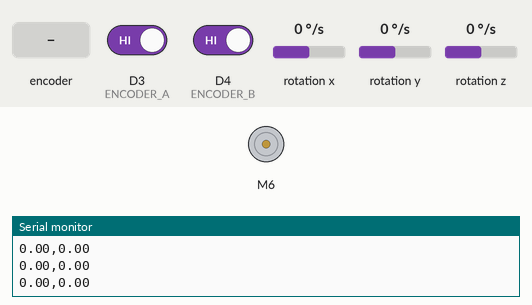
This sketch was run on a simulated Arduino Nano 33 BLE. On the bench: DC motor (green arrow = forward, orange = backward, longer = faster), the last lines printed to the serial monitor. The inputs (shaded band) are chosen by the test bench; at power-on: rotation z 0 °/s, D3 (ENCODER_A) HIGH, D4 (ENCODER_B) HIGH, rotation x 0 °/s, rotation y 0 °/s.

Above: at 1.2 s.
1.3 s: rotation z set to -192 °/s
At 4.1 s:
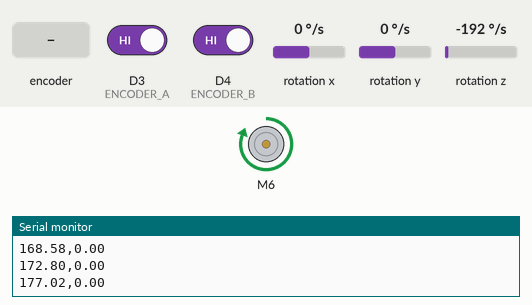
4.3 s: rotation z set to -100 °/s
At 5.93 s:
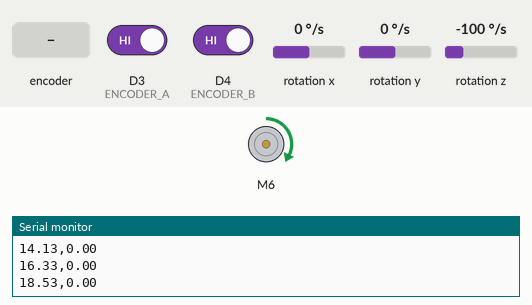
7.3 s: rotation z set to 100 °/s
At 10.2 s:
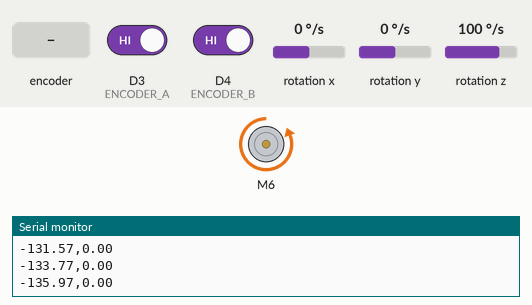
10.3 s: rotation z set to 192 °/s
13.3 s: rotary encoder on D3 (ENCODER_A) / D4 (ENCODER_B) turned 1 step (first pin leading)
Timing chart, 0 to 17.5 s (numbered marks = the images above; inputs shaded):
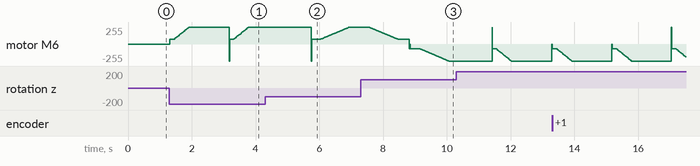

The sketch:

main2.ino
```cpp
/******************************************************************************
Gyroscope-Controlled Motor with PID Control
Simplified Serial Plotter Output: Target vs Current Rotation
******************************************************************************/

#include <SparkFun_TB6612.h>
#include "Arduino_BMI270_BMM150.h"

// Motor control pins
#define AIN1 6
#define AIN2 5
#define PWMA 8
#define STBY 7

// Encoder pins
#define ENCODER_A 3
#define ENCODER_B 4

// Encoder constants (341.2 PPR with 11x Hall resolution)
const float PPR = 341.2;
const float DEGREES_PER_PULSE = 360.0 / PPR;

// Encoder variables
volatile long encoderCount = 0;
bool lastEncA = 0;
bool lastEncB = 0;

// Control variables
float gyroZ = 0;           // Z-axis rotation rate in degrees/second
float targetAngle = 0;     // Target rotation angle (degrees)
float currentAngle = 0;    // Current rotation from encoder (degrees)
float pidError = 0;        // Error between target and current
float lastError = 0;       // Previous error for derivative
float integral = 0;        // Integral accumulator
float derivative = 0;      // Derivative term

// PID Gains
float Kp = 2.0;           // Proportional gain
float Ki = 0.05;          // Integral gain
float Kd = 0.1;           // Derivative gain

// Motor control
const int offsetA = 1;
int motorSpeed = 0;
const int MIN_SPEED = 70;
const int MAX_SPEED = 255;
const float INTEGRAL_LIMIT = 100.0;  // Anti-windup

// Timing
unsigned long lastLoopTime = 0;
float deltaTime = 0.01;    // 100Hz = 0.01s

// Plotting
unsigned long lastPlotTime = 0;
const unsigned long PLOT_INTERVAL_MS = 20;  // 50Hz plotting

Motor motor1 = Motor(AIN1, AIN2, PWMA, offsetA, STBY);

void setup() {
  Serial.begin(115200);
  while (!Serial);

  Serial.println("Gyro-Controlled Motor - Target vs Current Angle");
  Serial.println("===============================================");

  if (!IMU.begin()) {
    Serial.println("Failed to initialise IMU!");
    while (1);
  }

  Serial.print("Gyroscope sample rate = ");
  Serial.print(IMU.gyroscopeSampleRate());
  Serial.println(" Hz");

  // Setup encoder pins
  pinMode(ENCODER_A, INPUT_PULLUP);
  pinMode(ENCODER_B, INPUT_PULLUP);

  // Attach interrupt for encoder channel A
  attachInterrupt(digitalPinToInterrupt(ENCODER_A), updateEncoder, CHANGE);

  // Read initial encoder states
  lastEncA = digitalRead(ENCODER_A);
  lastEncB = digitalRead(ENCODER_B);

  // Initialize timing
  lastLoopTime = millis();

  // Print plotter labels (Arduino Serial Plotter format)
  Serial.println("TargetAngle,CurrentAngle");
  Serial.println("========================");
}

void loop() {
  unsigned long currentTime = millis();

  // Calculate actual delta time (in seconds)
  deltaTime = (currentTime - lastLoopTime) / 1000.0;

  // Update at approximately 100Hz
  if (deltaTime >= 0.01) {  // 10ms = 100Hz
    lastLoopTime = currentTime;

    // 1. Read sensors
    readGyroscope();
    updateCurrentAngle();

    // 2. Update target based on gyro (integrate rate to get angle)
    targetAngle -= gyroZ * deltaTime;  // Move opposite to gyro

    // Keep target angle within ±360 degrees for readability
    if (targetAngle > 360.0) targetAngle -= 360.0;
    if (targetAngle < -360.0) targetAngle += 360.0;

    // 3. Run PID control
    runPID();

    // 4. Apply motor control
    applyMotorControl();

    // 5. Send data to Serial Plotter
    if (currentTime - lastPlotTime >= PLOT_INTERVAL_MS) {
      sendToPlotter();
      lastPlotTime = currentTime;
    }
  }
}

void readGyroscope() {
  float x, y, z;

  if (IMU.gyroscopeAvailable()) {
    IMU.readGyroscope(x, y, z);
    gyroZ = z;  // Z-axis rotation rate in deg/s
  }
}

void updateCurrentAngle() {
  // Safely read encoder count
  noInterrupts();
  long currentCount = encoderCount;
  interrupts();

  currentAngle = currentCount * DEGREES_PER_PULSE;

  // Keep current angle within ±360 degrees for readability
  if (currentAngle > 360.0) {
    currentAngle -= 360.0;
    // Adjust encoder count to match
    noInterrupts();
    encoderCount = (long)(currentAngle / DEGREES_PER_PULSE);
    interrupts();
  }
  if (currentAngle < -360.0) {
    currentAngle += 360.0;
    noInterrupts();
    encoderCount = (long)(currentAngle / DEGREES_PER_PULSE);
    interrupts();
  }
}

void runPID() {
  // Calculate error (target - current)
  pidError = targetAngle + currentAngle;

  // Proportional term
  float P = Kp * pidError;

  // Integral term with anti-windup
  integral += pidError * deltaTime;

  // Limit integral term to prevent windup
  if (integral > INTEGRAL_LIMIT) integral = INTEGRAL_LIMIT;
  if (integral < -INTEGRAL_LIMIT) integral = -INTEGRAL_LIMIT;

  float I = Ki * integral;

  // Derivative term (rate of change of error)
  derivative = (pidError - lastError) / deltaTime;
  float D = Kd * derivative;

  // Calculate PID output
  float pidOutput = P + I + D;

  // Convert to motor speed
  motorSpeed = constrain((int)pidOutput, -MAX_SPEED, MAX_SPEED);

  // Store error for next derivative calculation
  lastError = pidError;
}

void applyMotorControl() {
  // Deadband and minimum speed handling
  if (abs(motorSpeed) < MIN_SPEED && motorSpeed != 0) {
    motorSpeed = (motorSpeed > 0) ? MIN_SPEED : -MIN_SPEED;
  }

  // Apply motor control
  if (abs(pidError) > 0.5) {  // Deadband of 0.5 degrees
    motor1.drive(motorSpeed);
  } else {
    motor1.brake();
    motorSpeed = 0;
    // Reset integral when at target (prevents windup)
    integral = 0;
  }
}

void sendToPlotter() {
  // Send only target and current angle for clean plotting
  Serial.print(targetAngle);
  Serial.print(",");
  Serial.println(currentAngle);

  // Alternative format with labels (comment out above and uncomment below for labeled output):
  /*
  Serial.print("Target:");
  Serial.print(targetAngle);
  Serial.print(",Current:");
  Serial.println(currentAngle);
  */
}

// Encoder interrupt service routine
void updateEncoder() {
  bool encA = digitalRead(ENCODER_A);
  bool encB = digitalRead(ENCODER_B);

  // Determine direction based on quadrature encoding
  if (encA != lastEncA) {
    if (encA != encB) {
      encoderCount++;
    } else {
      encoderCount--;
    }
  } else if (encB != lastEncB) {
    if (encA == encB) {
      encoderCount++;
    } else {
      encoderCount--;
    }
  }

  lastEncA = encA;
  lastEncB = encB;
}

// Optional debug output (every 2 seconds)
void debugOutput() {
  static unsigned long lastDebugTime = 0;
  unsigned long currentTime = millis();

  if (currentTime - lastDebugTime >= 2000) {
    Serial.print("[DEBUG] Target: ");
    Serial.print(targetAngle, 1);
    Serial.print("°, Current: ");
    Serial.print(currentAngle, 1);
    Serial.print("°, Error: ");
    Serial.print(pidError, 1);
    Serial.print("°, Motor: ");
    Serial.println(motorSpeed);

    lastDebugTime = currentTime;
  }
}
```
